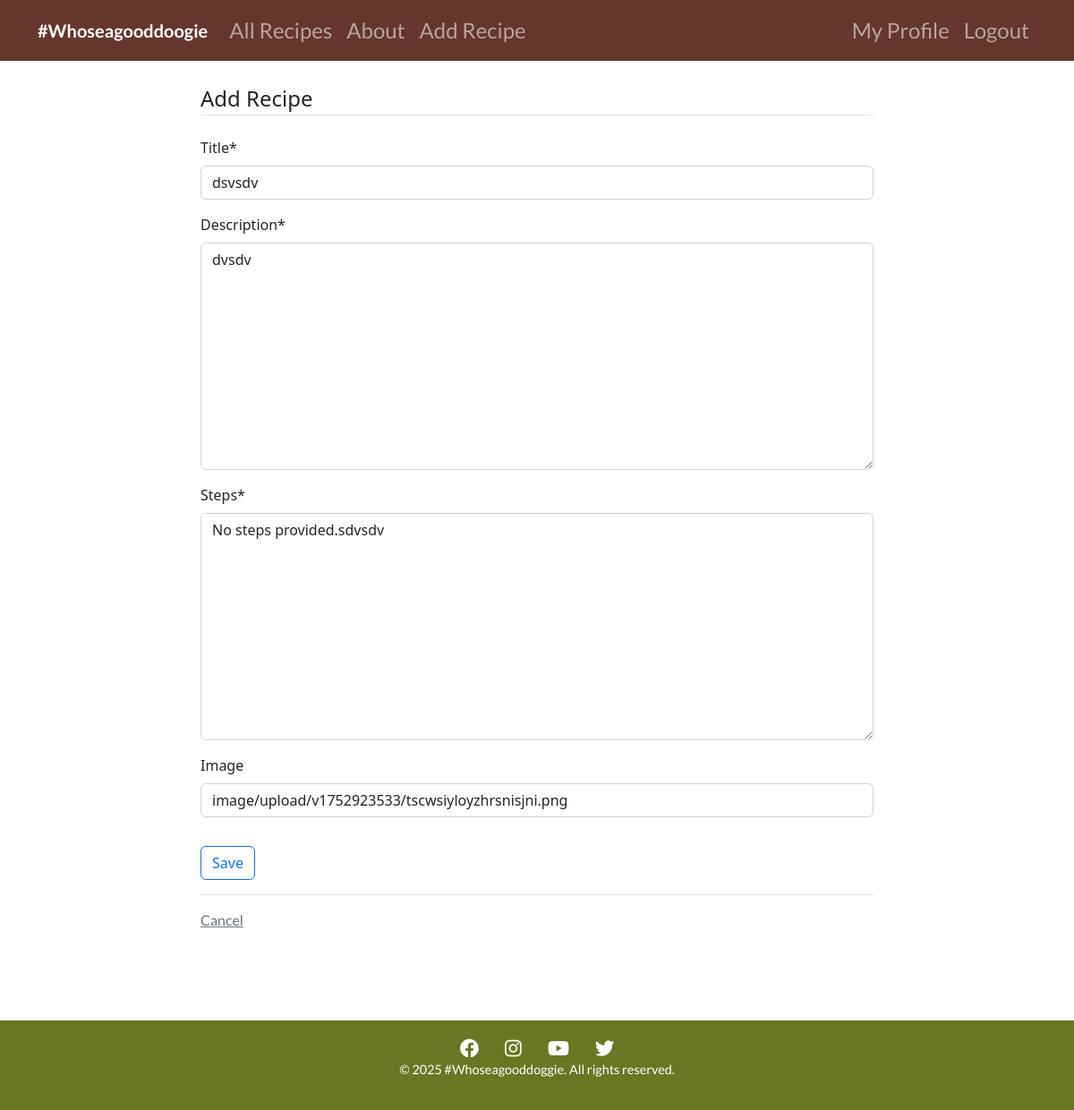
/recipe/recipe/7/update (signed in), run on the app's committed database.
### recipes/models.py (models this page shows, shortened)
class Recipe(models.Model):
    title = models.CharField(max_length=100)
    description = models.TextField()
    steps = models.TextField(default="No steps provided.")  # New field for recipe steps  # New field for recipe steps
    author = models.ForeignKey(User, on_delete=models.CASCADE)
    created_at = models.DateTimeField(auto_now_add=True)
    updated_at = models.DateTimeField(auto_now=True)
    image = CloudinaryField('image', blank=True, null=True)  # Field for image upload

### recipes/views.py (the view, shortened to what this page needs)
# urls.py: path('recipe/<int:pk>/update', views.RecipeUpdateView.as_view(), name="recipes-update"),
class RecipeUpdateView(LoginRequiredMixin, UserPassesTestMixin, UpdateView):
    model = Recipe
    fields = ['title', 'description', 'steps', 'image']  # Include all fields for updating
    def test_func(self):
        recipe = self.get_object()
        return self.request.user == recipe.author

### recipes/templates/recipes/recipe_form.html (shortened to what this page needs)
{% extends "recipes/base.html" %}
{% load crispy_forms_tags %}
{% block content %}
<div class="container">
  <form method="POST" enctype="multipart/form-data">
    <fieldset class="form-group">
      <legend class="border-bottom mb-4">Add Recipe</legend>
      {{ form|crispy }}
    </fieldset>
    <div class="form-group py-3">
      <input class="btn btn-outline-primary" type="submit" value="Save" />
    </div>
  </form>
  <div class="border-top pt-3">
    <a class="text-muted" href="{% url 'recipes-home' %}">Cancel</a>
  </div>
</div>
{% endblock content %}

### static/assets/css/styles.css (style rules this page uses)
body { font-family: 'Lato', sans-serif; margin: 0; padding: 0; box-sizing: border-box; background-image: url('/static/assets/images/Paws2.jpg'); background-size: cover; background-repeat: no-repeat; background-attachment: fixed; background-position: center; color: #fff; padding-bottom: 200px; }
p, a, button { font-family: 'Lato', sans-serif; font-weight: 400; }

### data on the page
Recipe: title "dsvsdv", description "dvsdv", steps "No steps provided.sdvsdv", image "image/upload/v1752923533/tscwsiyloyzhrsnisjni.png"
